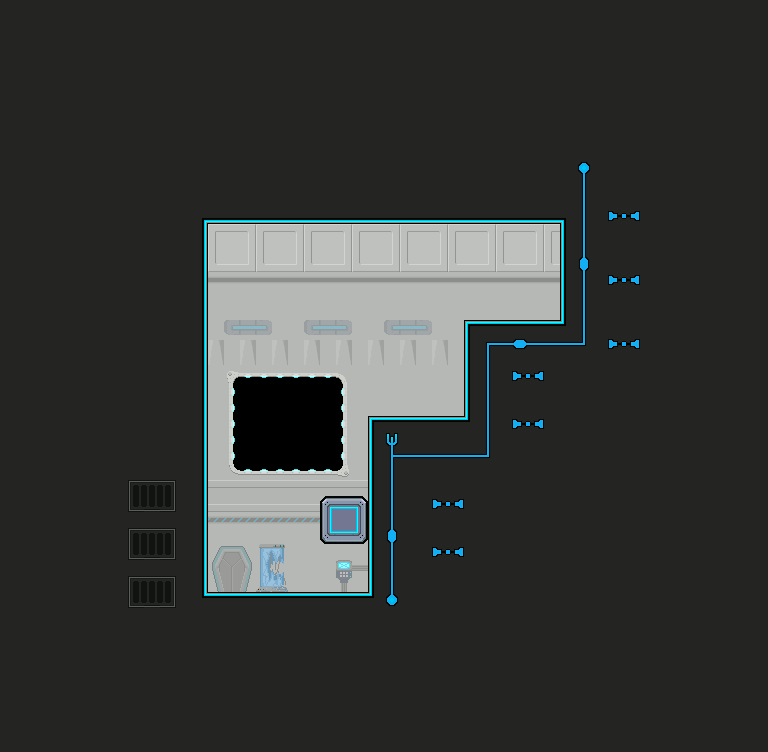

This game map was drawn from its Tiled (.tmx) file and the tilesets committed beside it. A one-line description and the trimmed map source follow:
An orthogonal 48x47 tile map with 16x16 px tiles, 1 tile layer (Tile Layer 1), 2 tilesets and 12 objects (2x script_TutorialTargetSpawn, script_NewfoundPower).

<map version="1.0" orientation="orthogonal" renderorder="right-down" width="48" height="47" tilewidth="16" tileheight="16">
 <tileset firstgid="1" source="main.tsx" />
 <tileset firstgid="501" source="objects.tsx" />
 <layer name="Tile Layer 1" width="48" height="47">
  <data>[2256 cells, 2256 non-empty, 83 distinct tile ids]</data>
 </layer>
 <objectgroup name="Object Layer 1">
  <object gid="504" x="505" y="328" />
  <object gid="505" x="325" y="593" />
  <object gid="505" x="306" y="594" />
  <object gid="505" x="287" y="595" />
  <object gid="505" x="424" y="440" />
  <object gid="505" x="408" y="440" />
  <object gid="505" x="416" y="432" />
  <object gid="505" x="314" y="503" />
  <object gid="501" x="200" y="606" />
  <object name="script_NewfoundPower" x="314.5" y="583.5" width="46" height="7.5" />
  <object name="script_TutorialTargetSpawn" x="352" y="368" width="32" height="32" />
  <object name="script_TutorialTargetSpawn" x="448" y="272" width="32" height="32" />
 </objectgroup>
</map>
